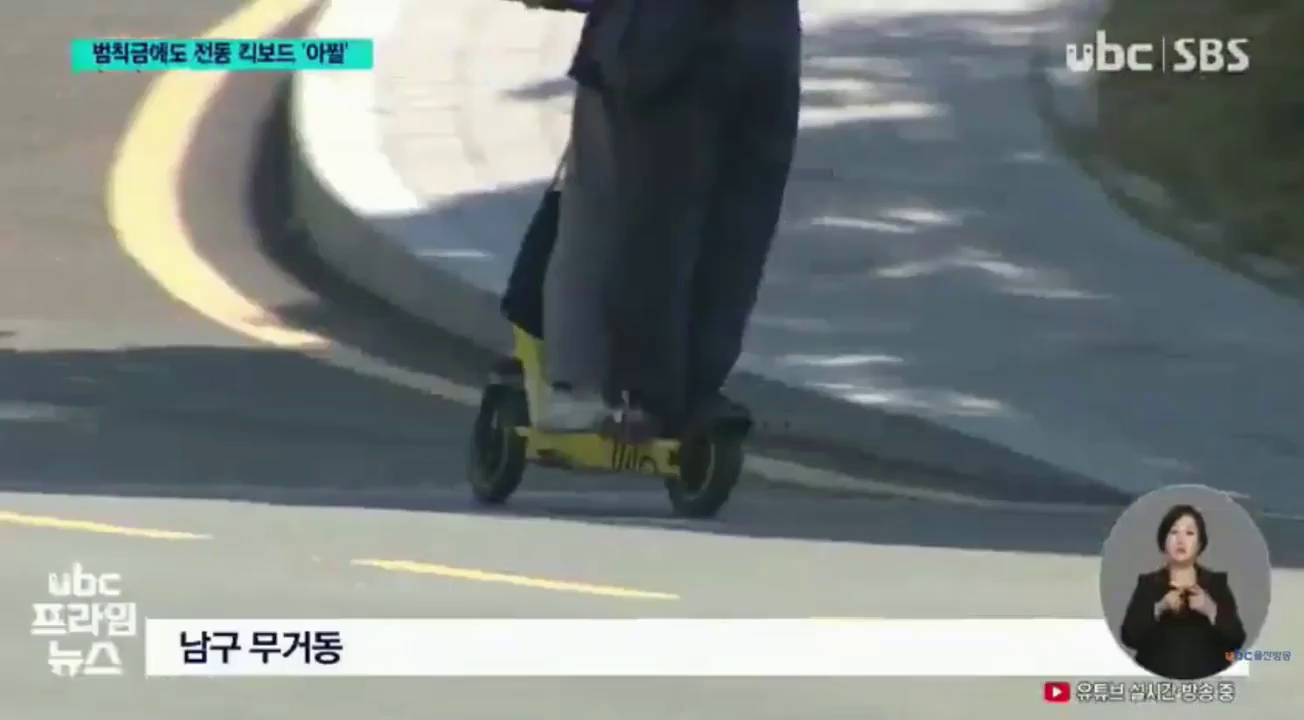
#> input picture frame 0 of ai1/videos/test6.mp4, 1304 x 720 px
$ python label_kickboard.py
#> lines starting #> are read from the running program, lines starting #| are printed output that depends on the picture; after the words box and inside, x2 and y2 are one past the last pixel; in counts of white or black regions, pixels touching at a corner belong together
from pathlib import Path
import csv
import cv2

# =========================
# 설정
# =========================

VIDEO_DIR = Path("ai1/videos")
OUTPUT_CSV = Path("evaluation/ground_truth/kickboard_events.csv")

VIDEO_NAMES = [
    "test6.mp4",
    "test7.mp4",
    "test8.mp4",
    "test9.mp4",
    "test10.mp4",
    "test11.mp4",
    "test12.mp4",
    "test13.mp4",
    "test14.mp4",
]

# 몇 초 간격으로 확인할지
STEP_SECONDS = 0.2


def load_existing():
    """기존 라벨이 있으면 불러온다."""
    data = {}

    if not OUTPUT_CSV.exists():
        return data

    with OUTPUT_CSV.open("r", encoding="utf-8-sig") as f:
        reader = csv.DictReader(f)

        for row in reader:
            key = (row["video"], int(row["frame"]))
            data[key] = int(row["kickboard"])

    return data


def save_labels(labels):
    OUTPUT_CSV.parent.mkdir(parents=True, exist_ok=True)

    rows = []

    for (video, frame), kickboard in labels.items():
        rows.append({
            "video": video,
            "frame": frame,
            "kickboard": kickboard,
        })

    rows.sort(key=lambda x: (x["video"], x["frame"]))

    with OUTPUT_CSV.open(
        "w",
        newline="",
        encoding="utf-8-sig"
    ) as f:

        writer = csv.DictWriter(
            f,
            fieldnames=[
                "video",
                "frame",
                "kickboard",
            ]
        )

        writer.writeheader()
        writer.writerows(rows)


def main():

    labels = load_existing()

    print("=" * 60)
    print("킥보드 Ground Truth 라벨링")
    print("=" * 60)
    print()
    print("키")
    print("  1 : 킥보드 있음")
    print("  0 : 킥보드 없음")
    print("  S : 건너뛰기")
    print("  Q : 저장 후 종료")
    print()

    for video_name in VIDEO_NAMES:

        video_path = VIDEO_DIR / video_name

        if not video_path.exists():
            print(f"[없음] {video_path}")
            continue

        cap = cv2.VideoCapture(str(video_path))

        fps = cap.get(cv2.CAP_PROP_FPS)
        total_frames = int(
            cap.get(cv2.CAP_PROP_FRAME_COUNT)
        )

        if fps <= 0:
            print(f"[FPS 오류] {video_name}")
            cap.release()
            continue

        step_frames = max(
            1,
            int(fps * STEP_SECONDS)
        )

        print()
        print("=" * 60)
        print(video_name)
        print(
            f"FPS={fps:.2f} / "
            f"frames={total_frames} / "
            f"interval={STEP_SECONDS}s"
        )
        print("=" * 60)

        frame_number = 0

        while frame_number < total_frames:

            cap.set(
                cv2.CAP_PROP_POS_FRAMES,
                frame_number
            )

            ok, frame = cap.read()
#> frame is the input picture: shape (720, 1304, 3); mean B, G, R 127.1, 129.2, 121.9

            if not ok:
                break

            timestamp = frame_number / fps

            key = (
                video_name,
                frame_number
            )

            # 기존 라벨 표시
            existing = labels.get(key)

            display = frame.copy()

            text = (
                f"{video_name} | "
                f"{timestamp:.2f}s | "
                f"frame {frame_number}"
            )

            cv2.putText(
                display,
                text,
                (20, 40),
                cv2.FONT_HERSHEY_SIMPLEX,
                0.8,
                (0, 255, 255),
                2
            )
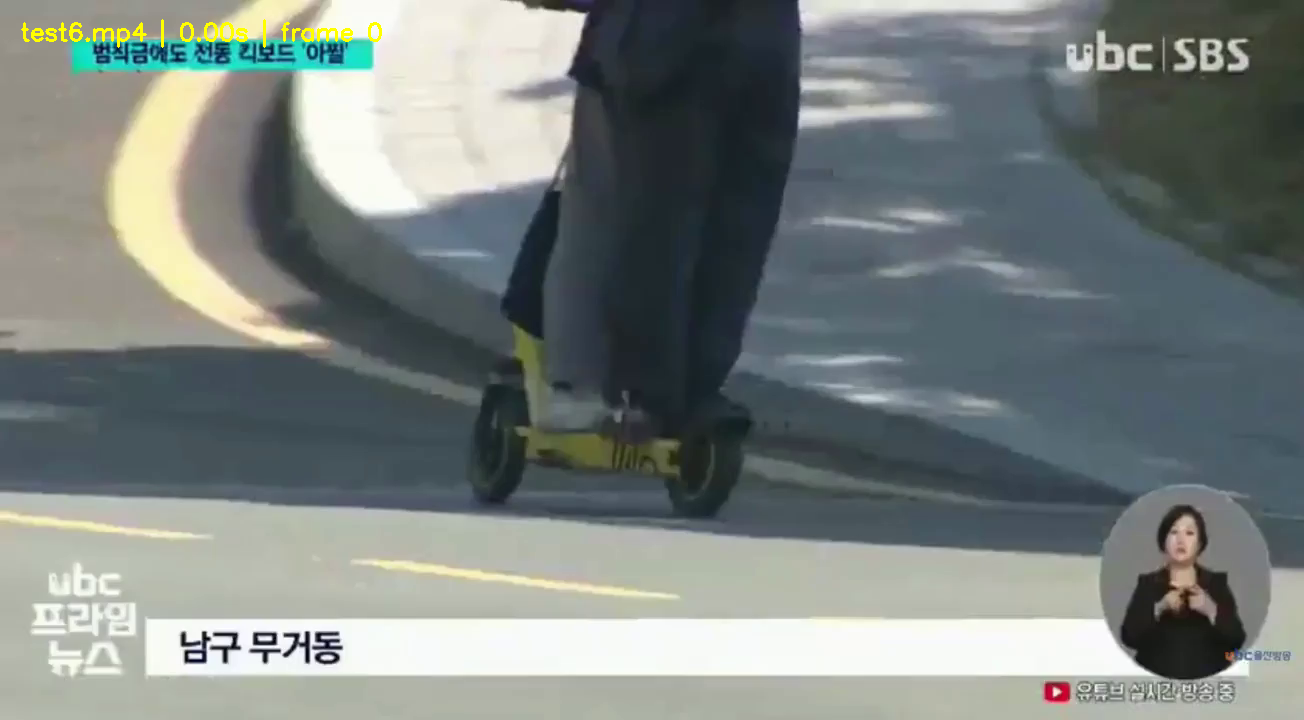
#> display: shape (720, 1304, 3); 0.24% of pixels changed, all inside (x1, y1, x2, y2) = (21, 19, 382, 48)

            if existing is not None:

                cv2.putText(
                    display,
                    f"Existing label: {existing}",
                    (20, 80),
                    cv2.FONT_HERSHEY_SIMPLEX,
                    0.8,
                    (0, 255, 0),
                    2
                )

            cv2.imshow(
                "Kickboard Ground Truth",
                display
            )

            pressed = cv2.waitKey(0) & 0xFF
#> (key q is pressed here)

            # 1
            if pressed == ord("1"):

                labels[key] = 1
                print(
                    f"{video_name} "
                    f"{timestamp:.2f}s -> kickboard"
                )

            # 0
            elif pressed == ord("0"):

                labels[key] = 0
                print(
                    f"{video_name} "
                    f"{timestamp:.2f}s -> none"
                )

            # q
            elif pressed in (
                ord("q"),
                ord("Q")
            ):

                save_labels(labels)

                cap.release()
                cv2.destroyAllWindows()

                print()
                print(
                    f"저장 완료: {OUTPUT_CSV}"
                )

                return

            # s는 아무것도 저장하지 않음

            frame_number += step_frames

        cap.release()

        # 영상 하나 끝날 때마다 저장
        save_labels(labels)

        print(
            f"{video_name} 완료 / 자동 저장"
        )

    cv2.destroyAllWindows()

    save_labels(labels)

    print()
    print("=" * 60)
    print("전체 라벨링 완료")
    print(f"저장: {OUTPUT_CSV}")
    print("=" * 60)


if __name__ == "__main__":
    main()
